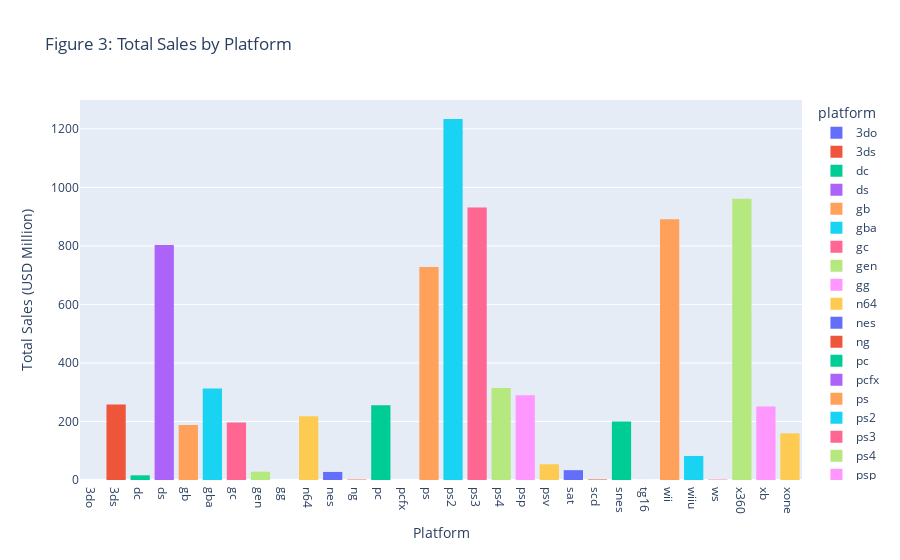

The cell this chart's notebook holds for it:
### Markdown cell above
#### Which platforms are leading in sales? Which are growing and shrinking?

### Code cell
# Create a df with the sum of all sales grouped by platform 
platform_sales = df_filtered.groupby('platform')['total_sales'].sum().reset_index()

# Plot the total sales by platform
fig3 = px.histogram(platform_sales,
                    x='platform',
                    y='total_sales',
                    title='Figure 3: Total Sales by Platform',
                    color='platform')
fig3.update_layout(xaxis_title='Platform', yaxis_title='Total Sales (USD Million)')
fig3.show()

### Figure 1 — Plotly figure (JSON) as saved in the notebook; plotly's stock layout.template omitted (floating-point values rounded to 4 significant figures)
{"data": [{"alignmentgroup": "True", "bingroup": "x", "histfunc": "sum", "hovertemplate": "platform=%{x}<br>sum of total_sales=%{y}<extra></extra>", "legendgroup": "3do", "marker": {"color": "#636efa", "pattern": {"shape": ""}}, "name": "3do", "offsetgroup": "3do", "orientation": "v", "showlegend": true, "type": "histogram", "x": ["3do"], "xaxis": "x", "y": [0.1], "yaxis": "y"}, {"alignmentgroup": "True", "bingroup": "x", "histfunc": "sum", "hovertemplate": "platform=%{x}<br>sum of total_sales=%{y}<extra></extra>", "legendgroup": "3ds", "marker": {"color": "#EF553B", "pattern": {"shape": ""}}, "name": "3ds", "offsetgroup": "3ds", "orientation": "v", "showlegend": true, "type": "histogram", "x": ["3ds"], "xaxis": "x", "y": [257.8], "yaxis": "y"}, {"alignmentgroup": "True", "bingroup": "x", "histfunc": "sum", "hovertemplate": "platform=%{x}<br>sum of total_sales=%{y}<extra></extra>", "legendgroup": "dc", "marker": {"color": "#00cc96", "pattern": {"shape": ""}}, "name": "dc", "offsetgroup": "dc", "orientation": "v", "showlegend": true, "type": "histogram", "x": ["dc"], "xaxis": "x", "y": [15.95], "yaxis": "y"}, {"alignmentgroup": "True", "bingroup": "x", "histfunc": "sum", "hovertemplate": "platform=%{x}<br>sum of total_sales=%{y}<extra></extra>", "legendgroup": "ds", "marker": {"color": "#ab63fa", "pattern": {"shape": ""}}, "name": "ds", "offsetgroup": "ds", "orientation": "v", "showlegend": true, "type": "histogram", "x": ["ds"], "xaxis": "x", "y": [802.8], "yaxis": "y"}, {"alignmentgroup": "True", "bingroup": "x", "histfunc": "sum", "hovertemplate": "platform=%{x}<br>sum of total_sales=%{y}<extra></extra>", "legendgroup": "gb", "marker": {"color": "#FFA15A", "pattern": {"shape": ""}}, "name": "gb", "offsetgroup": "gb", "orientation": "v", "showlegend": true, "type": "histogram", "x": ["gb"], "xaxis": "x", "y": [188.0], "yaxis": "y"}, {"alignmentgroup": "True", "bingroup": "x", "histfunc": "sum", "hovertemplate": "platform=%{x}<br>sum of total_sales=%{y}<extra></extra>", "legendgroup": "gba", "marker": {"color": "#19d3f3", "pattern": {"shape": ""}}, "name": "gba", "offsetgroup": "gba", "orientation": "v", "showlegend": true, "type": "histogram", "x": ["gba"], "xaxis": "x", "y": [312.9], "yaxis": "y"}, {"alignmentgroup": "True", "bingroup": "x", "histfunc": "sum", "hovertemplate": "platform=%{x}<br>sum of total_sales=%{y}<extra></extra>", "legendgroup": "gc", "marker": {"color": "#FF6692", "pattern": {"shape": ""}}, "name": "gc", "offsetgroup": "gc", "orientation": "v", "showlegend": true, "type": "histogram", "x": ["gc"], "xaxis": "x", "y": [196.7], "yaxis": "y"}, {"alignmentgroup": "True", "bingroup": "x", "histfunc": "sum", "hovertemplate": "platform=%{x}<br>sum of total_sales=%{y}<extra></extra>", "legendgroup": "gen", "marker": {"color": "#B6E880", "pattern": {"shape": ""}}, "name": "gen", "offsetgroup": "gen", "orientation": "v", "showlegend": true, "type": "histogram", "x": ["gen"], "xaxis": "x", "y": [28.35], "yaxis": "y"}, {"alignmentgroup": "True", "bingroup": "x", "histfunc": "sum", "hovertemplate": "platform=%{x}<br>sum of total_sales=%{y}<extra></extra>", "legendgroup": "gg", "marker": {"color": "#FF97FF", "pattern": {"shape": ""}}, "name": "gg", "offsetgroup": "gg", "orientation": "v", "showlegend": true, "type": "histogram", "x": ["gg"], "xaxis": "x", "y": [0.04], "yaxis": "y"}, {"alignmentgroup": "True", "bingroup": "x", "histfunc": "sum", "hovertemplate": "platform=%{x}<br>sum of total_sales=%{y}<extra></extra>", "legendgroup": "n64", "marker": {"color": "#FECB52", "pattern": {"shape": ""}}, "name": "n64", "offsetgroup": "n64", "orientation": "v", "showlegend": true, "type": "histogram", "x": ["n64"], "xaxis": "x", "y": [218.0], "yaxis": "y"}, {"alignmentgroup": "True", "bingroup": "x", "histfunc": "sum", "hovertemplate": "platform=%{x}<br>sum of total_sales=%{y}<extra></extra>", "legendgroup": "nes", "marker": {"color": "#636efa", "pattern": {"shape": ""}}, "name": "nes", "offsetgroup": "nes", "orientation": "v", "showlegend": true, "type": "histogram", "x": ["nes"], "xaxis": "x", "y": [27.54], "yaxis": "y"}, {"alignmentgroup": "True", "bingroup": "x", "histfunc": "sum", "hovertemplate": "platform=%{x}<br>sum of total_sales=%{y}<extra></extra>", "legendgroup": "ng", "marker": {"color": "#EF553B", "pattern": {"shape": ""}}, "name": "ng", "offsetgroup": "ng", "orientation": "v", "showlegend": true, "type": "histogram", "x": ["ng"], "xaxis": "x", "y": [1.44], "yaxis": "y"}, {"alignmentgroup": "True", "bingroup": "x", "histfunc": "sum", "hovertemplate": "platform=%{x}<br>sum of total_sales=%{y}<extra></extra>", "legendgroup": "pc", "marker": {"color": "#00cc96", "pattern": {"shape": ""}}, "name": "pc", "offsetgroup": "pc", "orientation": "v", "showlegend": true, "type": "histogram", "x": ["pc"], "xaxis": "x", "y": [255.7], "yaxis": "y"}, {"alignmentgroup": "True", "bingroup": "x", "histfunc": "sum", "hovertemplate": "platform=%{x}<br>sum of total_sales=%{y}<extra></extra>", "legendgroup": "pcfx", "marker": {"color": "#ab63fa", "pattern": {"shape": ""}}, "name": "pcfx", "offsetgroup": "pcfx", "orientation": "v", "showlegend": true, "type": "histogram", "x": ["pcfx"], "xaxis": "x", "y": [0.03], "yaxis": "y"}, {"alignmentgroup": "True", "bingroup": "x", "histfunc": "sum", "hovertemplate": "platform=%{x}<br>sum of total_sales=%{y}<extra></extra>", "legendgroup": "ps", "marker": {"color": "#FFA15A", "pattern": {"shape": ""}}, "name": "ps", "offsetgroup": "ps", "orientation": "v", "showlegend": true, "type": "histogram", "x": ["ps"], "xaxis": "x", "y": [727.6], "yaxis": "y"}, {"alignmentgroup": "True", "bingroup": "x", "histfunc": "sum", "hovertemplate": "platform=%{x}<br>sum of total_sales=%{y}<extra></extra>", "legendgroup": "ps2", "marker": {"color": "#19d3f3", "pattern": {"shape": ""}}, "name": "ps2", "offsetgroup": "ps2", "orientation": "v", "showlegend": true, "type": "histogram", "x": ["ps2"], "xaxis": "x", "y": [1234.0], "yaxis": "y"}, {"alignmentgroup": "True", "bingroup": "x", "histfunc": "sum", "hovertemplate": "platform=%{x}<br>sum of total_sales=%{y}<extra></extra>", "legendgroup": "ps3", "marker": {"color": "#FF6692", "pattern": {"shape": ""}}, "name": "ps3", "offsetgroup": "ps3", "orientation": "v", "showlegend": true, "type": "histogram", "x": ["ps3"], "xaxis": "x", "y": [931.3], "yaxis": "y"}, {"alignmentgroup": "True", "bingroup": "x", "histfunc": "sum", "hovertemplate": "platform=%{x}<br>sum of total_sales=%{y}<extra></extra>", "legendgroup": "ps4", "marker": {"color": "#B6E880", "pattern": {"shape": ""}}, "name": "ps4", "offsetgroup": "ps4", "orientation": "v", "showlegend": true, "type": "histogram", "x": ["ps4"], "xaxis": "x", "y": [314.1], "yaxis": "y"}, {"alignmentgroup": "True", "bingroup": "x", "histfunc": "sum", "hovertemplate": "platform=%{x}<br>sum of total_sales=%{y}<extra></extra>", "legendgroup": "psp", "marker": {"color": "#FF97FF", "pattern": {"shape": ""}}, "name": "psp", "offsetgroup": "psp", "orientation": "v", "showlegend": true, "type": "histogram", "x": ["psp"], "xaxis": "x", "y": [289.5], "yaxis": "y"}, {"alignmentgroup": "True", "bingroup": "x", "histfunc": "sum", "hovertemplate": "platform=%{x}<br>sum of total_sales=%{y}<extra></extra>", "legendgroup": "psv", "marker": {"color": "#FECB52", "pattern": {"shape": ""}}, "name": "psv", "offsetgroup": "psv", "orientation": "v", "showlegend": true, "type": "histogram", "x": ["psv"], "xaxis": "x", "y": [53.81], "yaxis": "y"}, {"alignmentgroup": "True", "bingroup": "x", "histfunc": "sum", "hovertemplate": "platform=%{x}<br>sum of total_sales=%{y}<extra></extra>", "legendgroup": "sat", "marker": {"color": "#636efa", "pattern": {"shape": ""}}, "name": "sat", "offsetgroup": "sat", "orientation": "v", "showlegend": true, "type": "histogram", "x": ["sat"], "xaxis": "x", "y": [33.59], "yaxis": "y"}, {"alignmentgroup": "True", "bingroup": "x", "histfunc": "sum", "hovertemplate": "platform=%{x}<br>sum of total_sales=%{y}<extra></extra>", "legendgroup": "scd", "marker": {"color": "#EF553B", "pattern": {"shape": ""}}, "name": "scd", "offsetgroup": "scd", "orientation": "v", "showlegend": true, "type": "histogram", "x": ["scd"], "xaxis": "x", "y": [1.86], "yaxis": "y"}, {"alignmentgroup": "True", "bingroup": "x", "histfunc": "sum", "hovertemplate": "platform=%{x}<br>sum of total_sales=%{y}<extra></extra>", "legendgroup": "snes", "marker": {"color": "#00cc96", "pattern": {"shape": ""}}, "name": "snes", "offsetgroup": "snes", "orientation": "v", "showlegend": true, "type": "histogram", "x": ["snes"], "xaxis": "x", "y": [200.0], "yaxis": "y"}, {"alignmentgroup": "True", "bingroup": "x", "histfunc": "sum", "hovertemplate": "platform=%{x}<br>sum of total_sales=%{y}<extra></extra>", "legendgroup": "tg16", "marker": {"color": "#ab63fa", "pattern": {"shape": ""}}, "name": "tg16", "offsetgroup": "tg16", "orientation": "v", "showlegend": true, "type": "histogram", "x": ["tg16"], "xaxis": "x", "y": [0.16], "yaxis": "y"}, {"alignmentgroup": "True", "bingroup": "x", "histfunc": "sum", "hovertemplate": "platform=%{x}<br>sum of total_sales=%{y}<extra></extra>", "legendgroup": "wii", "marker": {"color": "#FFA15A", "pattern": {"shape": ""}}, "name": "wii", "offsetgroup": "wii", "orientation": "v", "showlegend": true, "type": "histogram", "x": ["wii"], "xaxis": "x", "y": [891.2], "yaxis": "y"}, {"alignmentgroup": "True", "bingroup": "x", "histfunc": "sum", "hovertemplate": "platform=%{x}<br>sum of total_sales=%{y}<extra></extra>", "legendgroup": "wiiu", "marker": {"color": "#19d3f3", "pattern": {"shape": ""}}, "name": "wiiu", "offsetgroup": "wiiu", "orientation": "v", "showlegend": true, "type": "histogram", "x": ["wiiu"], "xaxis": "x", "y": [82.19], "yaxis": "y"}, {"alignmentgroup": "True", "bingroup": "x", "histfunc": "sum", "hovertemplate": "platform=%{x}<br>sum of total_sales=%{y}<extra></extra>", "legendgroup": "ws", "marker": {"color": "#FF6692", "pattern": {"shape": ""}}, "name": "ws", "offsetgroup": "ws", "orientation": "v", "showlegend": true, "type": "histogram", "x": ["ws"], "xaxis": "x", "y": [1.42], "yaxis": "y"}, {"alignmentgroup": "True", "bingroup": "x", "histfunc": "sum", "hovertemplate": "platform=%{x}<br>sum of total_sales=%{y}<extra></extra>", "legendgroup": "x360", "marker": {"color": "#B6E880", "pattern": {"shape": ""}}, "name": "x360", "offsetgroup": "x360", "orientation": "v", "showlegend": true, "type": "histogram", "x": ["x360"], "xaxis": "x", "y": [961.2], "yaxis": "y"}, {"alignmentgroup": "True", "bingroup": "x", "histfunc": "sum", "hovertemplate": "platform=%{x}<br>sum of total_sales=%{y}<extra></extra>", "legendgroup": "xb", "marker": {"color": "#FF97FF", "pattern": {"shape": ""}}, "name": "xb", "offsetgroup": "xb", "orientation": "v", "showlegend": true, "type": "histogram", "x": ["xb"], "xaxis": "x", "y": [251.6], "yaxis": "y"}, {"alignmentgroup": "True", "bingroup": "x", "histfunc": "sum", "hovertemplate": "platform=%{x}<br>sum of total_sales=%{y}<extra></extra>", "legendgroup": "xone", "marker": {"color": "#FECB52", "pattern": {"shape": ""}}, "name": "xone", "offsetgroup": "xone", "orientation": "v", "showlegend": true, "type": "histogram", "x": ["xone"], "xaxis": "x", "y": [159.3], "yaxis": "y"}], "layout": {"barmode": "relative", "legend": {"title": {"text": "platform"}, "tracegroupgap": 0}, "title": {"text": "Figure 3: Total Sales by Platform"}, "xaxis": {"anchor": "y", "categoryarray": ["3do", "3ds", "dc", "ds", "gb", "gba", "gc", "gen", "gg", "n64", "nes", "ng", "pc", "pcfx", "ps", "ps2", "ps3", "ps4", "psp", "psv", "sat", "scd", "snes", "tg16", "wii", "wiiu", "ws", "x360", "xb", "xone"], "categoryorder": "array", "domain": [0, 1], "title": {"text": "Platform"}}, "yaxis": {"anchor": "x", "domain": [0, 1], "title": {"text": "Total Sales (USD Million)"}}}}
